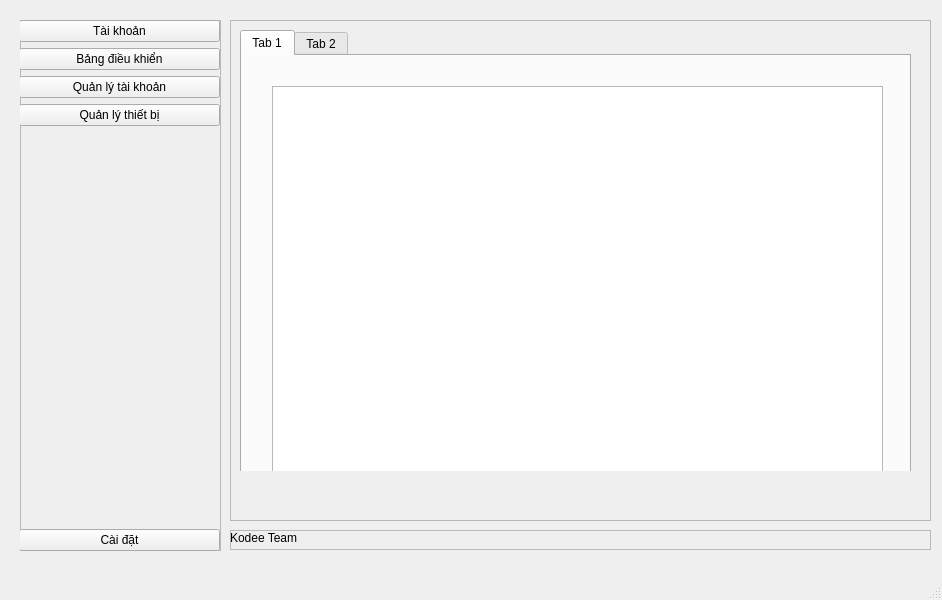
<?xml version="1.0" encoding="UTF-8"?>
<ui version="4.0">
 <class>Home</class>
 <widget class="QMainWindow" name="Home">
  <property name="geometry">
   <rect>
    <x>0</x>
    <y>0</y>
    <width>942</width>
    <height>600</height>
   </rect>
  </property>
  <property name="windowTitle">
   <string>KodeeFarm</string>
  </property>
  <property name="styleSheet">
   <string notr="true"/>
  </property>
  <widget class="QWidget" name="centralwidget">
   <widget class="QFrame" name="left_frame">
    <property name="geometry">
     <rect>
      <x>20</x>
      <y>20</y>
      <width>201</width>
      <height>531</height>
     </rect>
    </property>
    <property name="maximumSize">
     <size>
      <width>16777215</width>
      <height>16777215</height>
     </size>
    </property>
    <property name="frameShape">
     <enum>QFrame::StyledPanel</enum>
    </property>
    <property name="frameShadow">
     <enum>QFrame::Raised</enum>
    </property>
    <widget class="QWidget" name="verticalLayoutWidget">
     <property name="geometry">
      <rect>
       <x>-1</x>
       <y>0</y>
       <width>201</width>
       <height>531</height>
      </rect>
     </property>
     <layout class="QVBoxLayout" name="verticalLayout">
      <item>
       <widget class="QPushButton" name="account_btn">
        <property name="text">
         <string>Tài khoản</string>
        </property>
       </widget>
      </item>
      <item>
       <widget class="QPushButton" name="pushButton_2">
        <property name="text">
         <string>Bảng điều khiển</string>
        </property>
       </widget>
      </item>
      <item>
       <widget class="QPushButton" name="pushButton_3">
        <property name="text">
         <string>Quản lý tài khoản</string>
        </property>
       </widget>
      </item>
      <item>
       <widget class="QPushButton" name="pushButton">
        <property name="text">
         <string>Quản lý thiết bị</string>
        </property>
       </widget>
      </item>
      <item>
       <spacer name="verticalSpacer">
        <property name="orientation">
         <enum>Qt::Vertical</enum>
        </property>
        <property name="sizeHint" stdset="0">
         <size>
          <width>20</width>
          <height>40</height>
         </size>
        </property>
       </spacer>
      </item>
      <item>
       <widget class="QPushButton" name="setting_btn">
        <property name="text">
         <string>Cài đặt</string>
        </property>
        <property name="iconSize">
         <size>
          <width>32</width>
          <height>32</height>
         </size>
        </property>
       </widget>
      </item>
     </layout>
    </widget>
   </widget>
   <widget class="QFrame" name="frame_3">
    <property name="geometry">
     <rect>
      <x>230</x>
      <y>20</y>
      <width>701</width>
      <height>501</height>
     </rect>
    </property>
    <property name="frameShape">
     <enum>QFrame::StyledPanel</enum>
    </property>
    <property name="frameShadow">
     <enum>QFrame::Raised</enum>
    </property>
    <widget class="QStackedWidget" name="stackedWidget">
     <property name="geometry">
      <rect>
       <x>10</x>
       <y>10</y>
       <width>691</width>
       <height>441</height>
      </rect>
     </property>
     <widget class="QWidget" name="page">
      <widget class="QTabWidget" name="tabWidget">
       <property name="geometry">
        <rect>
         <x>0</x>
         <y>0</y>
         <width>671</width>
         <height>451</height>
        </rect>
       </property>
       <widget class="QWidget" name="tab">
        <attribute name="title">
         <string>Tab 1</string>
        </attribute>
        <widget class="QTableView" name="tableView">
         <property name="geometry">
          <rect>
           <x>30</x>
           <y>30</y>
           <width>611</width>
           <height>401</height>
          </rect>
         </property>
        </widget>
       </widget>
       <widget class="QWidget" name="tab_2">
        <attribute name="title">
         <string>Tab 2</string>
        </attribute>
       </widget>
      </widget>
     </widget>
     <widget class="QWidget" name="page_2">
      <widget class="QTabWidget" name="tabWidget_2">
       <property name="geometry">
        <rect>
         <x>30</x>
         <y>30</y>
         <width>291</width>
         <height>271</height>
        </rect>
       </property>
       <widget class="QWidget" name="tab_3">
        <attribute name="title">
         <string>Tab 1</string>
        </attribute>
       </widget>
       <widget class="QWidget" name="tab_4">
        <attribute name="title">
         <string>Tab 2</string>
        </attribute>
       </widget>
      </widget>
     </widget>
    </widget>
   </widget>
   <widget class="QFrame" name="frame_4">
    <property name="geometry">
     <rect>
      <x>230</x>
      <y>530</y>
      <width>701</width>
      <height>20</height>
     </rect>
    </property>
    <property name="frameShape">
     <enum>QFrame::StyledPanel</enum>
    </property>
    <property name="frameShadow">
     <enum>QFrame::Raised</enum>
    </property>
    <widget class="QLabel" name="label">
     <property name="geometry">
      <rect>
       <x>0</x>
       <y>0</y>
       <width>111</width>
       <height>16</height>
      </rect>
     </property>
     <property name="text">
      <string>Kodee Team</string>
     </property>
    </widget>
   </widget>
  </widget>
  <widget class="QMenuBar" name="menubar">
   <property name="geometry">
    <rect>
     <x>0</x>
     <y>0</y>
     <width>942</width>
     <height>22</height>
    </rect>
   </property>
  </widget>
  <widget class="QStatusBar" name="statusbar"/>
 </widget>
 <resources/>
 <connections/>
</ui>
